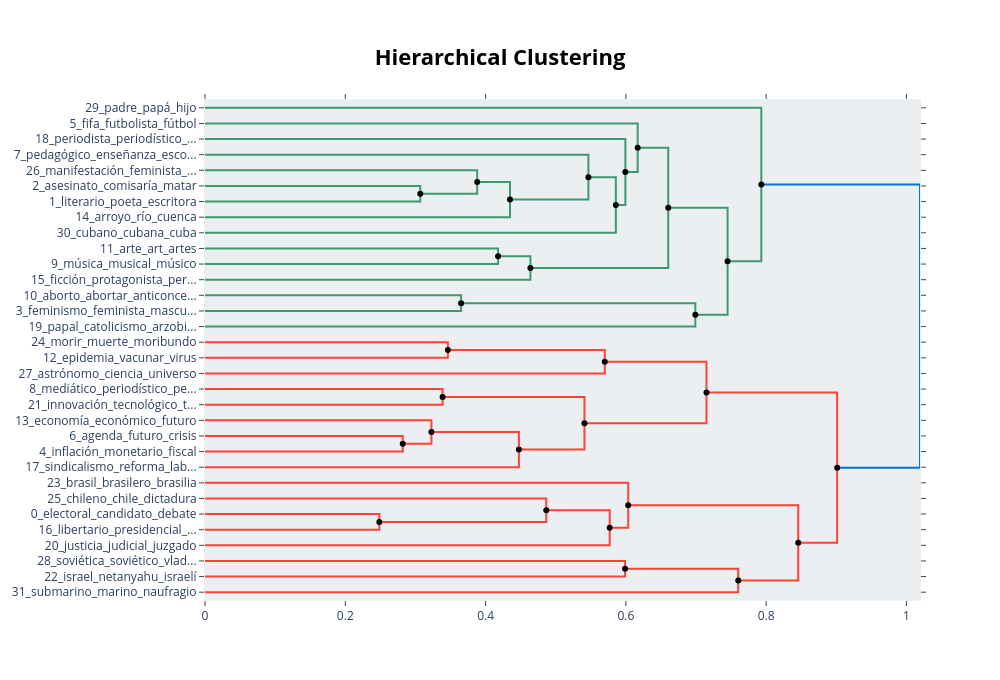

Notebook code for this chart:
### Code cell
# Fusión final basada en el árbol limpio (sin ruido transversal)
grupos_a_fusionar = [
    # 1. Literatura, Cine y Arte
    [3, 34],   # [literario_escritora_autor] + [película_personaje_actor]
    [24, 26],  # [arte_artes_estética] + [fotoperiodismo_retratar]
    
    # 2. Música y Espectáculo
    [22, 38],  # [música_musical_rapero] + [bailarín_tango_ballet]
    
    # 3. Género y Violencia Patriarcal
    [1, 25],   # [feminismo_patriarcado_masculinidad] + [violencia_feminismo_violación]
    
    # 4. Policiales y Derechos Humanos
    [6, 11],   # [asesinato_policía_maldonado] + [asesino_testimonio_víctima]
    
    # 5. Geopolítica y Conflictos Internacionales
    [27, 36],  # [israel_palestina] + [holocausto_terrorista_siria]
    
    # 6. Economía, Deuda y Pobreza
    [4, 41],   # [déficit_deuda_inflación] + [pobreza_inmobiliario_vecino]
    
    # 7. Sociedad, Crisis y Futuro
    [28, 30],  # [futuro_crisis_pandemia] + [sociedad_comunitario_proyecto]
    
    # 8. Política Electoral Sudamericana
    [0, 10],   # [electoral_candidato_argentina] + [boliviano_bolivia_electoral]
    
    # 9. Catástrofes Naturales
    [20, 32],  # [ríos_río_inundación] + [catástrofe_desastre_terremoto]
    
    # 10. Medios y Tecnología
    [14, 31]   # [mediático_periodístico_noticia] + [digital_internet_tecnología]
]

# 1. Aplicamos la fusión al modelo usando los textos lematizados
topic_model.merge_topics(docs_lematizados, grupos_a_fusionar)

# 2. Recalculamos la jerarquía final con los IDs consolidados
hierarchical_topics_final = topic_model.hierarchical_topics(docs_lematizados)

# 3. Chequeo de cómo quedaron los nombres definitivos
info_final = topic_model.get_topic_info()
print(info_final[['Topic', 'Count', 'Name']].head(15))

# 4. Generás tu gráfico final para el TP
fig_tree_final = topic_model.visualize_hierarchy(hierarchical_topics=hierarchical_topics_final)
fig_tree_final.write_html(GRAFICOS_DIR / "01_arbol_jerarquico_definitivo.html")
fig_tree_final.show()

### Figure 1 — Plotly figure (JSON) as saved in the notebook; plotly's stock layout.template omitted (floating-point values rounded to 4 significant figures)
{"data": [{"hoverinfo": "text", "marker": {"color": "rgb(61,153,112)"}, "mode": "lines", "text": ["asesinato_comisaría_matar_pueblo_dictadura", "", "", "literario_poeta_escritora_escritor_libro"], "type": "scatter", "x": [0.0, 0.3069, 0.3069, 0.0], "xaxis": "x", "y": [-55.0, -55.0, -65.0, -65.0], "yaxis": "y"}, {"hoverinfo": "text", "marker": {"color": "rgb(61,153,112)"}, "mode": "lines", "text": ["manifestación_feminista_multitud_militante_pueblo", "", "", "autor_escritor_literario_carlos_publicar"], "type": "scatter", "x": [0.0, 0.388, 0.388, 0.3069], "xaxis": "x", "y": [-45.0, -45.0, -60.0, -60.0], "yaxis": "y"}, {"hoverinfo": "text", "marker": {"color": "rgb(61,153,112)"}, "mode": "lines", "text": ["publicar_periodista_autor_escritor_ficción", "", "", "arroyo_río_cuenca_paisaje_monte"], "type": "scatter", "x": [0.388, 0.4348, 0.4348, 0.0], "xaxis": "x", "y": [-52.5, -52.5, -75.0, -75.0], "yaxis": "y"}, {"hoverinfo": "text", "marker": {"color": "rgb(61,153,112)"}, "mode": "lines", "text": ["pedagógico_enseñanza_escolar_educativo_enseñar", "", "", "autor_literario_escritor_periodista_publicar"], "type": "scatter", "x": [0.0, 0.5466, 0.5466, 0.4348], "xaxis": "x", "y": [-35.0, -35.0, -63.75, -63.75], "yaxis": "y"}, {"hoverinfo": "text", "marker": {"color": "rgb(61,153,112)"}, "mode": "lines", "text": ["publicar_autor_carlos_muerto_periodista", "", "", "cubano_cubana_cuba_chile_comunista"], "type": "scatter", "x": [0.5466, 0.5857, 0.5857, 0.0], "xaxis": "x", "y": [-49.38, -49.38, -85.0, -85.0], "yaxis": "y"}, {"hoverinfo": "text", "marker": {"color": "rgb(61,153,112)"}, "mode": "lines", "text": ["periodista_periodístico_periódico_narrativo_escritora", "", "", "muerto_muerte_víctima_morir_publicar"], "type": "scatter", "x": [0.0, 0.5993, 0.5993, 0.5857], "xaxis": "x", "y": [-25.0, -25.0, -67.19, -67.19], "yaxis": "y"}, {"hoverinfo": "text", "marker": {"color": "rgb(61,153,112)"}, "mode": "lines", "text": ["fifa_futbolista_fútbol_deporte_brasil", "", "", "autor_publicar_escritor_periodista_literario"], "type": "scatter", "x": [0.0, 0.6168, 0.6168, 0.5993], "xaxis": "x", "y": [-15.0, -15.0, -46.09, -46.09], "yaxis": "y"}, {"hoverinfo": "text", "marker": {"color": "rgb(61,153,112)"}, "mode": "lines", "text": ["arte_art_artes_artista_estética", "", "", "música_musical_músico_canción_cantante"], "type": "scatter", "x": [0.0, 0.4178, 0.4178, 0.0], "xaxis": "x", "y": [-95.0, -95.0, -105.0, -105.0], "yaxis": "y"}, {"hoverinfo": "text", "marker": {"color": "rgb(61,153,112)"}, "mode": "lines", "text": ["artista_artístico_arte_art_galería", "", "", "ficción_protagonista_personaje_melodrama_película"], "type": "scatter", "x": [0.4178, 0.4639, 0.4639, 0.0], "xaxis": "x", "y": [-100.0, -100.0, -115.0, -115.0], "yaxis": "y"}, {"hoverinfo": "text", "marker": {"color": "rgb(61,153,112)"}, "mode": "lines", "text": ["periodista_publicar_violencia_literatura_escritor", "", "", "artista_arte_artístico_protagonista_teatro"], "type": "scatter", "x": [0.6168, 0.6604, 0.6604, 0.4639], "xaxis": "x", "y": [-30.55, -30.55, -107.5, -107.5], "yaxis": "y"}, {"hoverinfo": "text", "marker": {"color": "rgb(61,153,112)"}, "mode": "lines", "text": ["aborto_abortar_anticonceptivo_embarazo_embarazado", "", "", "feminismo_feminista_masculinidad_patriarcado_mujeres"], "type": "scatter", "x": [0.0, 0.3651, 0.3651, 0.0], "xaxis": "x", "y": [-125.0, -125.0, -135.0, -135.0], "yaxis": "y"}, {"hoverinfo": "text", "marker": {"color": "rgb(61,153,112)"}, "mode": "lines", "text": ["feminismo_feminista_patriarcado_debate_masculinidad", "", "", "papal_catolicismo_arzobispo_católica_católico"], "type": "scatter", "x": [0.3651, 0.699, 0.699, 0.0], "xaxis": "x", "y": [-130.0, -130.0, -145.0, -145.0], "yaxis": "y"}, {"hoverinfo": "text", "marker": {"color": "rgb(61,153,112)"}, "mode": "lines", "text": ["periodista_autor_publicar_escritor_literatura", "", "", "feminismo_feminista_debate_masculinidad_mujeres"], "type": "scatter", "x": [0.6604, 0.745, 0.745, 0.699], "xaxis": "x", "y": [-69.02, -69.02, -137.5, -137.5], "yaxis": "y"}, {"hoverinfo": "text", "marker": {"color": "rgb(61,153,112)"}, "mode": "lines", "text": ["padre_papá_hijo_abuelo_hermano", "", "", "feminismo_feminista_literatura_violencia_periodista"], "type": "scatter", "x": [0.0, 0.7931, 0.7931, 0.745], "xaxis": "x", "y": [-5.0, -5.0, -103.3, -103.3], "yaxis": "y"}, {"hoverinfo": "text", "marker": {"color": "rgb(255,65,54)"}, "mode": "lines", "text": ["morir_muerte_moribundo_fallecido_muerto", "", "", "epidemia_vacunar_virus_vacuna_pandemia"], "type": "scatter", "x": [0.0, 0.3463, 0.3463, 0.0], "xaxis": "x", "y": [-155.0, -155.0, -165.0, -165.0], "yaxis": "y"}, {"hoverinfo": "text", "marker": {"color": "rgb(255,65,54)"}, "mode": "lines", "text": ["epidemia_coronavirus_pandemia_virus_infectado", "", "", "astrónomo_ciencia_universo_teoría_astrología"], "type": "scatter", "x": [0.3463, 0.5699, 0.5699, 0.0], "xaxis": "x", "y": [-160.0, -160.0, -175.0, -175.0], "yaxis": "y"}, {"hoverinfo": "text", "marker": {"color": "rgb(255,65,54)"}, "mode": "lines", "text": ["mediático_periodístico_periodista_noticia_publicar", "", "", "innovación_tecnológico_tecno_tecnología_inteligencia"], "type": "scatter", "x": [0.0, 0.3387, 0.3387, 0.0], "xaxis": "x", "y": [-185.0, -185.0, -195.0, -195.0], "yaxis": "y"}, {"hoverinfo": "text", "marker": {"color": "rgb(255,65,54)"}, "mode": "lines", "text": ["agenda_futuro_crisis_sociedad_cambio", "", "", "inflación_monetario_fiscal_economía_deuda"], "type": "scatter", "x": [0.0, 0.2819, 0.2819, 0.0], "xaxis": "x", "y": [-215.0, -215.0, -225.0, -225.0], "yaxis": "y"}, {"hoverinfo": "text", "marker": {"color": "rgb(255,65,54)"}, "mode": "lines", "text": ["economía_económico_futuro_ambiental_industria", "", "", "economía_crisis_económico_futuro_pobreza"], "type": "scatter", "x": [0.0, 0.3228, 0.3228, 0.2819], "xaxis": "x", "y": [-205.0, -205.0, -220.0, -220.0], "yaxis": "y"}, {"hoverinfo": "text", "marker": {"color": "rgb(255,65,54)"}, "mode": "lines", "text": ["economía_crisis_económico_inflación_pobreza", "", "", "sindicalismo_reforma_laboral_trabajo_sindical"], "type": "scatter", "x": [0.3228, 0.4475, 0.4475, 0.0], "xaxis": "x", "y": [-212.5, -212.5, -235.0, -235.0], "yaxis": "y"}, {"hoverinfo": "text", "marker": {"color": "rgb(255,65,54)"}, "mode": "lines", "text": ["mediático_noticia_periodista_público_sociedad", "", "", "economía_pobreza_económico_desigualdad_crisis"], "type": "scatter", "x": [0.3387, 0.541, 0.541, 0.4475], "xaxis": "x", "y": [-190.0, -190.0, -223.8, -223.8], "yaxis": "y"}, {"hoverinfo": "text", "marker": {"color": "rgb(255,65,54)"}, "mode": "lines", "text": ["epidemia_coronavirus_pandemia_virus_fiebre", "", "", "futuro_economía_crisis_gobierno_década"], "type": "scatter", "x": [0.5699, 0.7149, 0.7149, 0.541], "xaxis": "x", "y": [-167.5, -167.5, -206.9, -206.9], "yaxis": "y"}, {"hoverinfo": "text", "marker": {"color": "rgb(255,65,54)"}, "mode": "lines", "text": ["electoral_candidato_debate_campaña_votar", "", "", "libertario_presidencial_ideológico_liberal_democracia"], "type": "scatter", "x": [0.0, 0.2485, 0.2485, 0.0], "xaxis": "x", "y": [-265.0, -265.0, -275.0, -275.0], "yaxis": "y"}, {"hoverinfo": "text", "marker": {"color": "rgb(255,65,54)"}, "mode": "lines", "text": ["chileno_chile_dictadura_democracia_revuelta", "", "", "candidato_electoral_campaña_discurso_votar"], "type": "scatter", "x": [0.0, 0.4865, 0.4865, 0.2485], "xaxis": "x", "y": [-255.0, -255.0, -270.0, -270.0], "yaxis": "y"}, {"hoverinfo": "text", "marker": {"color": "rgb(255,65,54)"}, "mode": "lines", "text": ["electoral_candidato_debate_campaña_votar", "", "", "justicia_judicial_juzgado_condenar_tribunal"], "type": "scatter", "x": [0.4865, 0.5769, 0.5769, 0.0], "xaxis": "x", "y": [-262.5, -262.5, -285.0, -285.0], "yaxis": "y"}, {"hoverinfo": "text", "marker": {"color": "rgb(255,65,54)"}, "mode": "lines", "text": ["brasil_brasilero_brasilia_brasileño_dictadura", "", "", "electoral_candidato_campaña_votar_debate"], "type": "scatter", "x": [0.0, 0.6033, 0.6033, 0.5769], "xaxis": "x", "y": [-245.0, -245.0, -273.8, -273.8], "yaxis": "y"}, {"hoverinfo": "text", "marker": {"color": "rgb(255,65,54)"}, "mode": "lines", "text": ["soviética_soviético_vladimir_rusia_ucrania", "", "", "israel_netanyahu_israelí_palestina_palestino"], "type": "scatter", "x": [0.0, 0.5988, 0.5988, 0.0], "xaxis": "x", "y": [-295.0, -295.0, -305.0, -305.0], "yaxis": "y"}, {"hoverinfo": "text", "marker": {"color": "rgb(255,65,54)"}, "mode": "lines", "text": ["soviético_rusia_moscú_ruso_irán", "", "", "submarino_marino_naufragio_océano_naval"], "type": "scatter", "x": [0.5988, 0.7602, 0.7602, 0.0], "xaxis": "x", "y": [-300.0, -300.0, -315.0, -315.0], "yaxis": "y"}, {"hoverinfo": "text", "marker": {"color": "rgb(255,65,54)"}, "mode": "lines", "text": ["candidato_discurso_campaña_electoral_debate", "", "", "soviético_rusia_siria_ucrania_moscú"], "type": "scatter", "x": [0.6033, 0.8457, 0.8457, 0.7602], "xaxis": "x", "y": [-259.4, -259.4, -307.5, -307.5], "yaxis": "y"}, {"hoverinfo": "text", "marker": {"color": "rgb(255,65,54)"}, "mode": "lines", "text": ["economía_crisis_nacional_sociedad_futuro", "", "", "electoral_candidato_campaña_votar_voto"], "type": "scatter", "x": [0.7149, 0.9012, 0.9012, 0.8457], "xaxis": "x", "y": [-187.2, -187.2, -283.4, -283.4], "yaxis": "y"}, {"hoverinfo": "text", "marker": {"color": "rgb(0,116,217)"}, "mode": "lines", "text": ["feminismo_feminista_literatura_aborto_mujer", "", "", "electoral_candidato_campaña_debate_voto"], "type": "scatter", "x": [0.7931, 1.019, 1.019, 0.9012], "xaxis": "x", "y": [-54.13, -54.13, -235.3, -235.3], "yaxis": "y"}, {"hoverinfo": "text", "hovertext": ["publicar_periodista_autor_escritor_ficción", "publicar_autor_carlos_muerto_periodista", "artista_artístico_arte_art_galería", "periodista_publicar_violencia_literatura_escritor", "feminismo_feminista_patriarcado_debate_masculinidad", "periodista_autor_publicar_escritor_literatura", "epidemia_coronavirus_pandemia_virus_infectado", "economía_crisis_económico_inflación_pobreza", "mediático_noticia_periodista_público_sociedad", "epidemia_coronavirus_pandemia_virus_fiebre", "electoral_candidato_debate_campaña_votar", "soviético_rusia_moscú_ruso_irán", "candidato_discurso_campaña_electoral_debate", "economía_crisis_nacional_sociedad_futuro", "feminismo_feminista_literatura_aborto_mujer"], "marker": {"color": "black"}, "mode": "markers", "showlegend": false, "type": "scatter", "x": [0.388, 0.5466, 0.4178, 0.6168, 0.3651, 0.6604, 0.3463, 0.3228, 0.3387, 0.5699, 0.4865, 0.5988, 0.6033, 0.7149, 0.7931], "y": [-52.5, -49.38, -100, -30.55, -130, -69.02, -160, -212.5, -190, -167.5, -262.5, -300, -259.4, -187.2, -54.13]}, {"hoverinfo": "text", "hovertext": ["autor_escritor_literario_carlos_publicar", "autor_literario_escritor_periodista_publicar", "muerto_muerte_víctima_morir_publicar", "autor_publicar_escritor_periodista_literario", "artista_arte_artístico_protagonista_teatro", "feminismo_feminista_debate_masculinidad_mujeres", "feminismo_feminista_literatura_violencia_periodista", "economía_crisis_económico_futuro_pobreza", "economía_pobreza_económico_desigualdad_crisis", "futuro_economía_crisis_gobierno_década", "candidato_electoral_campaña_discurso_votar", "electoral_candidato_campaña_votar_debate", "soviético_rusia_siria_ucrania_moscú", "electoral_candidato_campaña_votar_voto", "electoral_candidato_campaña_debate_voto"], "marker": {"color": "black"}, "mode": "markers", "showlegend": false, "type": "scatter", "x": [0.3069, 0.4348, 0.5857, 0.5993, 0.4639, 0.699, 0.745, 0.2819, 0.4475, 0.541, 0.2485, 0.5769, 0.7602, 0.8457, 0.9012], "y": [-60, -63.75, -67.19, -46.09, -107.5, -137.5, -103.3, -220, -223.8, -206.9, -270, -273.8, -307.5, -283.4, -235.3]}], "layout": {"autosize": false, "height": 680, "hoverlabel": {"bgcolor": "white", "font": {"family": "Rockwell", "size": 16}}, "hovermode": "closest", "plot_bgcolor": "#ECEFF1", "showlegend": false, "title": {"font": {"color": "Black", "size": 22}, "text": "<b>Hierarchical Clustering</b>", "x": 0.5, "xanchor": "center", "yanchor": "top"}, "width": 1000, "xaxis": {"mirror": "allticks", "rangemode": "tozero", "showgrid": false, "showline": true, "showticklabels": true, "ticks": "outside", "type": "linear", "zeroline": false}, "yaxis": {"mirror": "allticks", "range": [-320, 0], "rangemode": "tozero", "showgrid": false, "showline": true, "showticklabels": true, "tickmode": "array", "ticks": "outside", "ticktext": ["29_padre_papá_hijo", "5_fifa_futbolista_fútbol", "18_periodista_periodístico_...", "7_pedagógico_enseñanza_esco...", "26_manifestación_feminista_...", "2_asesinato_comisaría_matar", "1_literario_poeta_escritora", "14_arroyo_río_cuenca", "30_cubano_cubana_cuba", "11_arte_art_artes", "9_música_musical_músico", "15_ficción_protagonista_per...", "10_aborto_abortar_anticonce...", "3_feminismo_feminista_mascu...", "19_papal_catolicismo_arzobi...", "24_morir_muerte_moribundo", "12_epidemia_vacunar_virus", "27_astrónomo_ciencia_universo", "8_mediático_periodístico_pe...", "21_innovación_tecnológico_t...", "13_economía_económico_futuro", "6_agenda_futuro_crisis", "4_inflación_monetario_fiscal", "17_sindicalismo_reforma_lab...", "23_brasil_brasilero_brasilia", "25_chileno_chile_dictadura", "0_electoral_candidato_debate", "16_libertario_presidencial_...", "20_justicia_judicial_juzgado", "28_soviética_soviético_vlad...", "22_israel_netanyahu_israelí", "31_submarino_marino_naufragio"], "tickvals": [-5, -15, -25, -35, -45, -55, -65, -75, -85, -95, -105, -115, -125, -135, -145, -155, -165, -175, -185, -195, -205, -215, -225, -235, -245, -255, -265, -275, -285, -295, -305, -315], "type": "linear", "zeroline": false}}}
